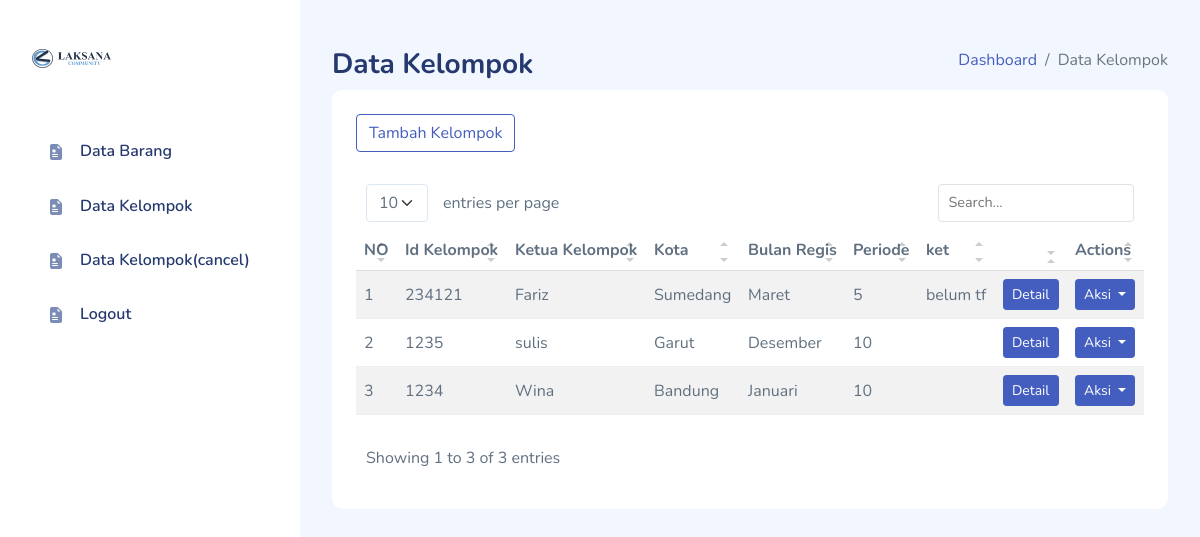
The app's page /index.php?call=dist/kelompok.php (signed in) with its own data.
### tables this page shows
CREATE TABLE `kelompok` (
  `idkel` int(20) NOT NULL,
  `ketuakel` varchar(50) NOT NULL,
  `kota` varchar(40) NOT NULL,
  `bulanr` enum('Januari','Februari','Maret','April','Mei','Juni','Juli','Agustus','September','Oktober','November','Desember') NOT NULL,
  `periode` enum('5','10') NOT NULL,
  `ket` text NOT NULL,
  `cancel` tinyint(1) NOT NULL
);

### dist/kelompok.php (the view, shortened to what this page needs)
<?php
require'cek.php';
?>
<div class="page-heading">
                <div class="page-title">
                    <div class="row">
                        <div class="col-12 col-md-6 order-md-1 order-last">
                            <h3>Data Kelompok</h3>
                        </div>
                        <div class="col-12 col-md-6 order-md-2 order-first">
                            <nav aria-label="breadcrumb" class="breadcrumb-header float-start float-lg-end">
                                <ol class="breadcrumb">
                                    <li class="breadcrumb-item"><a href=>Dashboard</a></li>
                                    <li class="breadcrumb-item active" aria-current="page">Data Kelompok</li>
                                </ol>
                            </nav>
                        </div>
                    </div>
                </div>
                <section class="section">
                    <div class="card">
                        <div class="card-header">
                            <button type="button" class="btn btn-outline-primary" data-bs-toggle="modal" data-bs-target="#tambahform">Tambah Kelompok</button>
                        </div>
                        <div class="card-body">
                            <table class="table table-striped" id="table1">
                                <thead>
                                    <tr>
                                        <th>NO</th>
                                        <th>Id Kelompok</th>
                                        <th>Ketua Kelompok</th>
										<th>Kota</th>
										<th>Bulan Regis</th>
										<th>Periode</th>
                                        <th>ket</th>
										<th></th>
                                        <th>Actions</th>
                                    </tr>
                                </thead>
                                <tbody>
								<?php
										$ambilsemuadatabarang = mysqli_query($conn, "select * from kelompok where cancel='0' order by idkel desc");
										$i = 1;
										while ($data = mysqli_fetch_array($ambilsemuadatabarang)){
											$idkel = $data['idkel'];
											$ketuakel = $data['ketuakel'];
											$kota = $data['kota'];
											$bulanr = $data['bulanr'];
											$periode = $data['periode'];
											$ket = $data['ket'];
								?>
                                    <tr>
                                        <td><?=$i++;?></td>
										<td><?=$idkel;?></td>
										<td><?=$ketuakel;?></td>
										<td><?=$kota;?></td>
										<td><?=$bulanr;?></td>
										<td><?=$periode;?></td>
										<td><?=$ket;?></td>
										<td><a href="index.php?call=dist/detailkelompok.php&idkel=<?=$idkel?>">
											<button type="button" class="btn btn-primary btn-sm" >Detail</button></td>
										<td>
														<button type="button"
                                                            class="btn btn-primary btn-sm dropdown-toggle"
                                                            data-bs-toggle="dropdown" aria-haspopup="true"
                                                            aria-expanded="false">
                                                            Aksi
                                                        </button>
										</td>
                                    </tr>
									<?php
										}
									?>
                                </tbody>
                            </table>
                        </div>
                    </div>
                </section>
            </div>

### index.php (shortened to what this page needs)
<?php
if((time() - $_SESSION["last_login_time"]) > 54000){
	  header("location: logout.php");
            }
			 else {
?>
<!DOCTYPE html>
<html lang="en">
<head>
    <link rel="stylesheet" href="assets/css/bootstrap.css">
    <link rel="stylesheet" href="assets/vendors/iconly/bold.css">
	<link rel="stylesheet" href="assets/vendors/simple-datatables/style.css">
    <link rel="stylesheet" href="assets/vendors/perfect-scrollbar/perfect-scrollbar.css">
    <link rel="stylesheet" href="assets/vendors/bootstrap-icons/bootstrap-icons.css">
    <link rel="stylesheet" href="assets/css/app.css">
</head>
<body>
    <div id="app">
        <div id="sidebar" class="active">
            <div class="sidebar-wrapper active">
                <div class="sidebar-header">
                    <div class="d-flex justify-content-between">
                        <div class="logo">
                            <img src="assets/images/logo/logol.png" alt="" srcset="">
                        </div>
                    </div>
                </div>
                <div class="sidebar-menu">
                    <?php require_once "menu.php" ?>
                </div>
            </div>
        </div>
        <div id="main">
				<?php
					if (strlen ($_GET['call'])>0){
					include $_GET['call'];
					} else include "salam.php";
				?>
        </div>
    </div>
	<link rel="stylesheet" href="assets/vendors/choices.js/choices.min.css" />
</body>
</html>
<?php }
	?>

### menu.php
<ul class="menu">
						 <?php if($_SESSION['username']=="regis"){ ?>
                        <li class="sidebar-item  ">
                            <a href="index.php?call=dist/barang.php" class='sidebar-link'>
                                <i class="bi bi-file-earmark-medical-fill"></i>
                                <span>Data Barang</span>
                            </a>
                        </li>
						<li class="sidebar-item  ">
                            <a href="index.php?call=dist/kelompok.php" class='sidebar-link'>
                                <i class="bi bi-file-earmark-medical-fill"></i>
                                <span>Data Kelompok</span>
                            </a>
                        </li>
						<li class="sidebar-item  ">
                            <a href="index.php?call=dist/cancel.php" class='sidebar-link'>
                                <i class="bi bi-file-earmark-medical-fill"></i>
                                <span>Data Kelompok(cancel)</span>
                            </a>
                        </li>
						 <?php }else if($_SESSION['username']=="gudang"){ ?>
						<li class="sidebar-item  ">
                            <a href="index.php?call=dist/stock.php" class='sidebar-link'>
                                <i class="bi bi-file-earmark-medical-fill"></i>
                                <span>Stock Barang</span>
                            </a>
                        </li>
						<li class="sidebar-item  ">
                            <a href="index.php?call=dist/input.php" class='sidebar-link'>
                                <i class="bi bi-file-earmark-medical-fill"></i>
                                <span>Input Barang</span>
                            </a>
                        </li>
						<li class="sidebar-item  ">
                            <a href="index.php?call=dist/output.php" class='sidebar-link'>
                                <i class="bi bi-file-earmark-medical-fill"></i>
                                <span>Output Barang</span>
                            </a>
                        </li>
						<li class="sidebar-item  ">
                            <a href="index.php?call=dist/pembelanjaan.php" class='sidebar-link'>
                                <i class="bi bi-file-earmark-medical-fill"></i>
                                <span>Pembelanjaan</span>
                            </a>
                        </li>
						<li class="sidebar-item  ">
                            <a href="index.php?call=dist/pemberes.php" class='sidebar-link'>
                                <i class="bi bi-file-earmark-medical-fill"></i>
                                <span>Pembelanjaan Beres</span>
                            </a>
                        </li>
						<?php } else if($_SESSION['username']=="kirim"){  ?>
						<li class="sidebar-item  ">
                            <a href="index.php?call=dist/sjh.php" class='sidebar-link'>
                                <i class="bi bi-file-earmark-medical-fill"></i>
                                <span>Data Pengiriman</span>
                            </a>
                        </li>
						<li class="sidebar-item  ">
                            <a href="index.php?call=dist/belum.php" class='sidebar-link'>
                                <i class="bi bi-file-earmark-medical-fill"></i>
                                <span>Data Belum Terkirim</span>
                            </a>
                        </li>
						<li class="sidebar-item  ">
                            <a href="index.php?call=dist/terkirim.php" class='sidebar-link'>
                                <i class="bi bi-file-earmark-medical-fill"></i>
                                <span>Data Terkirim</span>
                            </a>
                        </li>
						<?php } else if($_SESSION['username']=="keuangan"){ ?>
						<li class="sidebar-item  ">
                            <a href="index.php?call=dist/keuangan.php" class='sidebar-link'>
                                <i class="bi bi-file-earmark-medical-fill"></i>
                                <span>Data Kelompok</span>
                            </a>
                        </li>
						<?php } ?>
						<li class="sidebar-item  ">
                            <a href="logout.php" class='sidebar-link'>
                                <i class="bi bi-file-earmark-medical-fill"></i>
                                <span>Logout</span>
                            </a>
                        </li>
                    </ul>

### assets/css/app.css (style rules this page uses)
.btn.btn-danger,.btn.btn-info,.btn.btn-primary,.btn.btn-secondary,.btn.btn-success,.btn.btn-warning { color:#fff }
.card { margin-bottom:2.2rem;border:none }
.card .card-header { border:none }
.card .card-header~.card-body { padding-top:0 }
.card .card-body { padding:1.5rem }
.dropdown-toggle:after { color:#fff }
#sidebar.active .sidebar-wrapper { left:0 }
.sidebar-wrapper { width:300px;height:100vh;position:fixed;top:0;z-index:10;overflow-y:auto;background-color:#fff;bottom:0;transition:left .5s ease-out }
.sidebar-wrapper .sidebar-header { padding:2rem 2rem 1rem;font-size:2rem;font-weight:700 }
.sidebar-wrapper .sidebar-header img { height:1.2rem }
.sidebar-wrapper .menu { margin-top:2rem;padding:0 2rem;font-weight:600 }
.sidebar-wrapper .menu .sidebar-link { display:block;padding:.7rem 1rem;font-size:1rem;display:flex;align-items:center;border-radius:.5rem;transition:all .5s;text-decoration:none;color:#25396f }
.sidebar-wrapper .menu .sidebar-link i,.sidebar-wrapper .menu .sidebar-link svg { color:#7c8db5 }
.sidebar-wrapper .menu .sidebar-link span { margin-left:1rem }
.sidebar-wrapper .menu .sidebar-item { list-style:none;margin-top:.5rem;position:relative }
.dataTable-table td,.dataTable-table thead th,.table td,.table thead th { vertical-align:middle }
.dataTable-table:not(.table-borderless) thead th,.table:not(.table-borderless) thead th { border-bottom:1px solid #dedede!important }
.bi { width:1rem;height:1rem }
#main { margin-left:300px;padding:2rem }
.page-heading { margin:0 0 2rem }
.page-heading h3 { font-weight:700 }
a { text-decoration:none }

### records on screen
kelompok: idkel "234121", ketuakel "Fariz", kota "Sumedang", bulanr "Maret", periode "5", ket "belum tf"
kelompok: idkel "1235", ketuakel "sulis", kota "Garut", bulanr "Desember", periode "10"
kelompok: idkel "1234", ketuakel "Wina", kota "Bandung", bulanr "Januari", periode "10"
